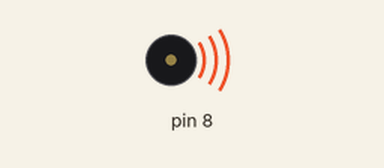
Bench run of a sketch on a simulated Arduino Uno, built with avr-gcc and run on an emulated ATmega328P. Parts: buzzer (waves = sounding).

Above: at 0.1 s.
At 1.1 s:
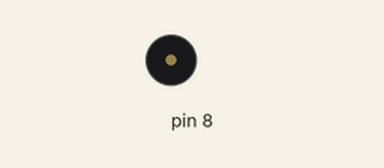
Timing chart, 0 to 2.6 s (numbered marks = the images above):
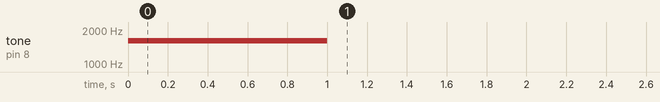

Measured:
- by itself, tone on pin 8: silent → 1610 Hz at 0.00 s, → silent 1.0 s later

The sketch:

super_simple_tone.ino
```cpp
void setup() {

  //uses pin 8 to play 104 hz tone for 1 second
  tone(8, 1610, 1000);

}

void loop() {
  // it just does it once so there is no loop

}
```
